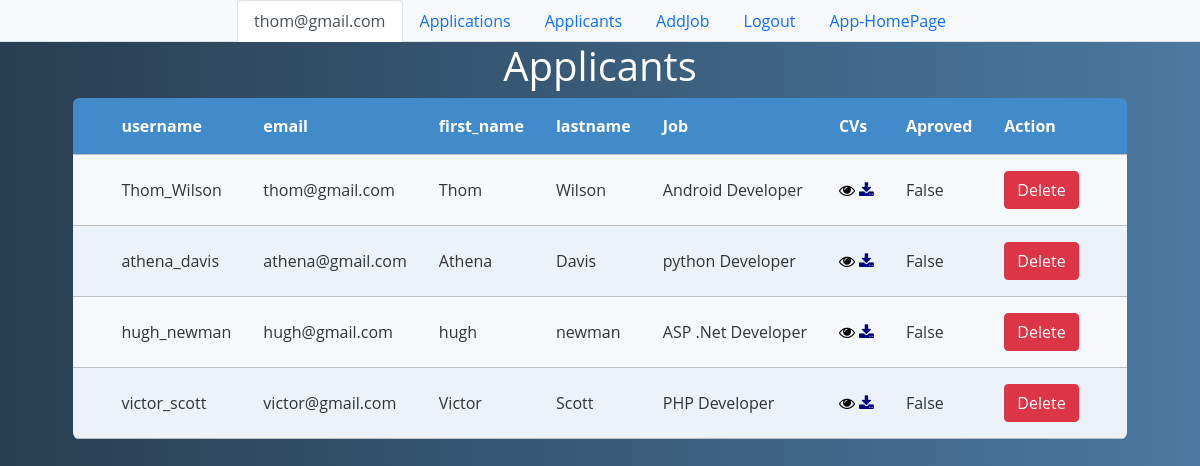
The page /admin_side_Applicant/ (signed in) on the database its author committed.
### app/models.py (models this page shows, shortened)
class Jobseeker(AbstractUser):
    phone_number = models.CharField(max_length=10, null=True, blank=True)
    is_verified = models.BooleanField(default=False)

class Application(models.Model):
    job = models.ForeignKey(Jobs, on_delete=models.SET_NULL, null=True)
    jobseeker = models.ForeignKey(Jobseeker, on_delete=models.SET_NULL, null=True)
    desc = models.CharField(max_length=1000)
    approve = models.BooleanField(default=False)
    file = models.FileField(upload_to="applicant/cv/", validators=[FileExtensionValidator(['pdf'])])

class Jobs(models.Model):
    jobname = models.CharField(max_length=100)
    company = models.CharField(max_length=100)
    description = models.CharField(max_length=100)
    pay = models.CharField(max_length=100)
    address = models.CharField(max_length=200)
    application_start_date = models.DateField(null=True)
    application_end_date = models.DateField(null=True)

### app/views.py (the view)
# urls.py: path("admin_side_Applicant/", views.admin_side_Applicant, name="admin_side_Applicant"),
def admin_side_Applicant(request):
    if request.user.is_authenticated:
        applications = Application.objects.all()
        return render(request, "admin/admin_side_Applicant.html",{'applications':applications})
    alert = True
    return render(request, "admin/admin_side_Applicant.html", {'alert':alert})

### app/templates/admin/admin_side_Applicant.html (shortened to what this page needs)
{% extends 'admin/admin_base.html' %}
{% block css %}<link rel="stylesheet" href="https://cdnjs.cloudflare.com/ajax/libs/font-awesome/4.7.0/css/font-awesome.min.css">{% endblock css %}
{% block body %}
<div class="container">
    <h1 class="text-white">Applicants</h1>
    <table class="rwd-table">
        <tbody>
            <tr>
                <th></th>
                <th>username</th>
                <th>email</th>
                <th>first_name</th>
                <th>lastname</th>
                <th>Job</th>
                <th>CVs</th>
                <th>Aproved</th>
                <th >Action</th>
                <th></th>
              </tr>
                  {% for application in applications %}
                  <tr>
                    <td></td>
                    <td>
                          {{application.jobseeker.username}}
                    </td>
                    <td>
                          {{application.jobseeker.email}}
                    </td>
                    <td>
                          {{application.jobseeker.first_name}}
                    </td>
                    <td>
                          {{application.jobseeker.last_name}}
                    </td>
                    <td>
                        {{application.job.jobname}}
                    </td>
                    <td>
                        <a href="{{application.file.url}}" target="_blank" style = "color: black;"><i class="fa fa-eye"></i></a>
                        <a href="{{application.file.url}}" target="_blank" style = "color: navy;" download><i class="fa fa-download" aria-hidden="true"></i></a>
                  </td>
                    <td>
                      {{application.approve}}
                    </td>
                    <td>
                        <a href="{% url 'delete_application' application.id %}" class="btn btn-danger" onclick="return confirm('Are you sure you want to delete this applicant?')">Delete</a>
                    </td>
                    <td></td>
                  </tr>
                  {% endfor %}
                </tbody>
            </table>
            <br/>
            <br/>
        </div>
{% endblock body %}

### app/templates/admin/admin_base.html (shortened to what this page needs)
<!DOCTYPE html>
<html>
    <head>
        <link rel="stylesheet" href="">
        {% block css %}{% endblock css %}
            <link href="https://cdn.jsdelivr.net/npm/bootstrap@5.3.0-alpha1/dist/css/bootstrap.min.css" rel="stylesheet">
            <link href="https://cdn.jsdelivr.net/npm/sweetalert2@11.7.0/dist/sweetalert2.min.css" rel="stylesheet"></link>
            <link href="https://cdn.jsdelivr.net/npm/bootstrap@5.0.2/dist/css/bootstrap.min.css" rel="stylesheet"
>
    </head>
    <body>
        <nav class= "bg-body-tertiary sticky-top">
        <ul class="nav nav-tabs justify-content-center">
            <li class="nav-item">
              <a class="nav-link active" aria-current="page" href="/admin_dashboard/">{{request.user.email}}</a>
            </li>
            <li class="nav-item">
              <a class="nav-link" href={% url 'admin_side_ApplicationsPage' %}>Applications</a>
            </li>
            <li class="nav-item">
              <a class="nav-link" href={% url 'admin_side_Applicant' %}>Applicants</a>
            </li>
            <li class="nav-item">
              <a class="nav-link" href={% url 'admin_side_AddJob' %}>AddJob</a>
            </li>
            <li class="nav-item">
              <a class="nav-link" href="/logout/">Logout</a>
            </li>
            <li class="nav-item">
              <a class="nav-link" href={% url 'index' %}>App-HomePage</a>
            </li>
          </ul>
        </nav>
{% block body %}{% endblock body %}
    </body>
</html>

### app/templates/admin/admin_base.html (style rules this page uses)
* { font-family: 'Open Sans', sans-serif; }
.rwd-table { margin: auto; min-width: 300px; max-width: 100%; border-collapse: collapse; }
.rwd-table tr:first-child { border-top: none; background: #428bca; color: #fff; }
.rwd-table tr { border-top: 1px solid #ddd; border-bottom: 1px solid #ddd; background-color: #f5f9fc; }
.rwd-table tr:nth-child(odd):not(:first-child) { background-color: #ebf3f9; }
.rwd-table th { display: none; }
.rwd-table td { display: block; }
.rwd-table td:first-child { margin-top: .5em; }
.rwd-table td:last-child { margin-bottom: .5em; }
.rwd-table td:before { content: attr(data-th) ": "; font-weight: bold; width: 120px; display: inline-block; color: #000; }
.rwd-table th, .rwd-table td { text-align: left; }
.rwd-table { color: #333; border-radius: .4em; overflow: hidden; }
.rwd-table tr { border-color: #bfbfbf; }
.rwd-table th, .rwd-table td { padding: .5em 1em; }
@media screen and (min-width: 600px) { .rwd-table td:before { display: none; } }
@media screen and (min-width: 600px) { .rwd-table th, .rwd-table td { display: table-cell; padding: .25em .5em; } }
@media screen and (min-width: 600px) { .rwd-table th:first-child, .rwd-table td:first-child { padding-left: 0; } }
@media screen and (min-width: 600px) { .rwd-table th:last-child, .rwd-table td:last-child { padding-right: 0; } }
@media screen and (min-width: 600px) { .rwd-table th, .rwd-table td { padding: 1em !important; } }
body { background: #4B79A1; background: -webkit-linear-gradient(to left, #4B79A1 , #283E51); background: linear-gradient(to left, #4B79A1 , #283E51); }
h1 { text-align: center; font-size: 2.4em; color: #f2f2f2; }
.container { display: block; text-align: center; }

### rows shown on the page
Jobseeker: user.email "thom@gmail.com"
Application: jobseeker.username "Thom_Wilson", jobseeker.email "thom@gmail.com", jobseeker.first_name "Thom", jobseeker.last_name "Wilson", job.jobname "Android Developer", approve "False"
Application: jobseeker.username "athena_davis", jobseeker.email "athena@gmail.com", jobseeker.first_name "Athena", jobseeker.last_name "Davis", job.jobname "python Developer", approve "False"
Application: jobseeker.username "hugh_newman", jobseeker.email "hugh@gmail.com", jobseeker.first_name "hugh", jobseeker.last_name "newman", job.jobname "ASP .Net Developer", approve "False"
Application: jobseeker.username "victor_scott", jobseeker.email "victor@gmail.com", jobseeker.first_name "Victor", jobseeker.last_name "Scott", job.jobname "PHP Developer", approve "False"
